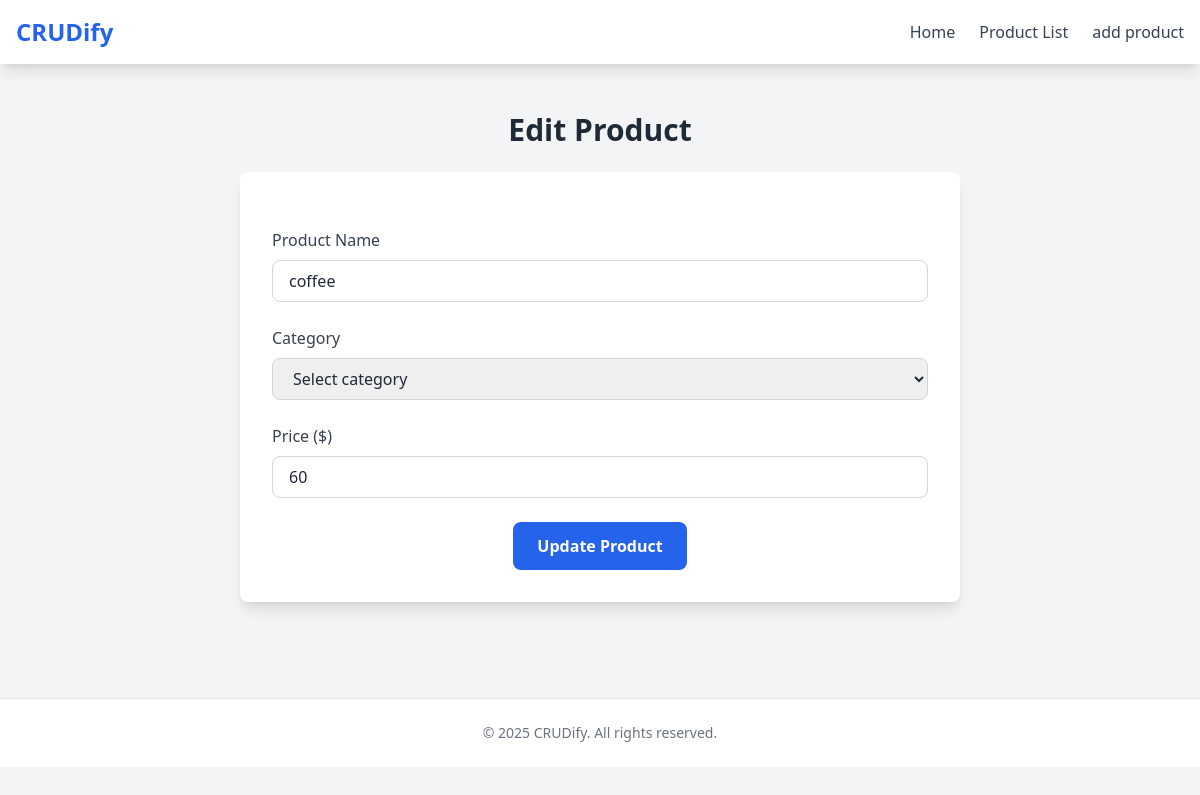
/edit-product/1, run on an earlier commit of the app's database.
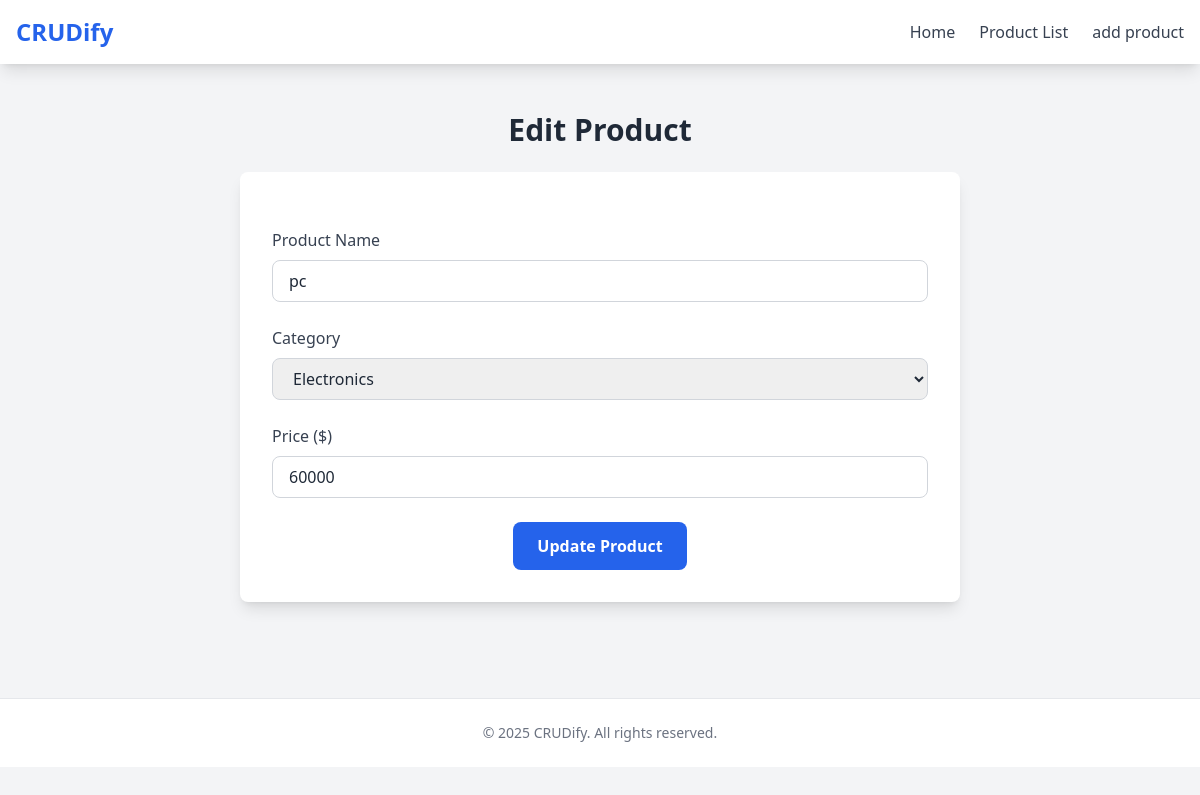
And on a later commit of the database.
### product/models.py (models this page shows)
class productModel(models.Model):
    name =models.CharField(max_length=100)
    category = models.CharField(max_length=100)
    price = models.IntegerField()

### crud2/views.py (the view, shortened to what this page needs)
# urls.py: path('edit-product/<str:id>', editProduct, name='editProduct'),
def editProduct(request,id):
    productData = productModel.objects.get(id=id)
    return render(request, 'editProduct.html', {'product': productData})

### templates/editProduct.html (shortened to what this page needs)
{% extends "master.html" %}
{% block body %}
<section class="max-w-3xl mx-auto px-6 py-12">
    <h2 class="text-3xl font-bold text-gray-800 mb-6 text-center">Edit Product</h2>
    <form class="bg-white p-8 rounded-lg shadow-lg space-y-6" action="" method="POST">
      <div>
        <label class="block text-gray-700 font-medium mb-2">Product Name</label>
        <input type="text" name="name" placeholder="Enter product name" value="{{ product.name }}"
               class="w-full px-4 py-2 border border-gray-300 rounded-lg focus:outline-none focus:ring-2 focus:ring-blue-500"/>
      </div>
      <div>
        <label class="block text-gray-700 font-medium mb-2">Category</label>
        <select name="category"
                class="w-full px-4 py-2 border border-gray-300 rounded-lg focus:outline-none focus:ring-2 focus:ring-blue-500">
          <option>Select category</option>
          <option value="electronics" {% if product.category == 'electronics' %}selected{% endif %}>Electronics</option>
        </select>
      </div>
      <div>
        <label class="block text-gray-700 font-medium mb-2">Price ($)</label>
        <input type="number" name="price" step="0.01" placeholder="0.00" value="{{ product.price }}"
               class="w-full px-4 py-2 border border-gray-300 rounded-lg focus:outline-none focus:ring-2 focus:ring-blue-500"/>
      </div>
      <div class="text-center">
        <button type="submit"
                class="bg-blue-600 text-white px-6 py-3 rounded-lg font-semibold hover:bg-blue-700 transition">
          Update Product
        </button>
      </div>
    </form>
  </section>
{% endblock body %}

What changed in the data, as far as the page shows it:
changed productModel: name "coffee" → "pc"; category (not shown) → "Electronics"; price "60" → "60000"
Also different on the page:
form field category: "Select category" → (not shown)
